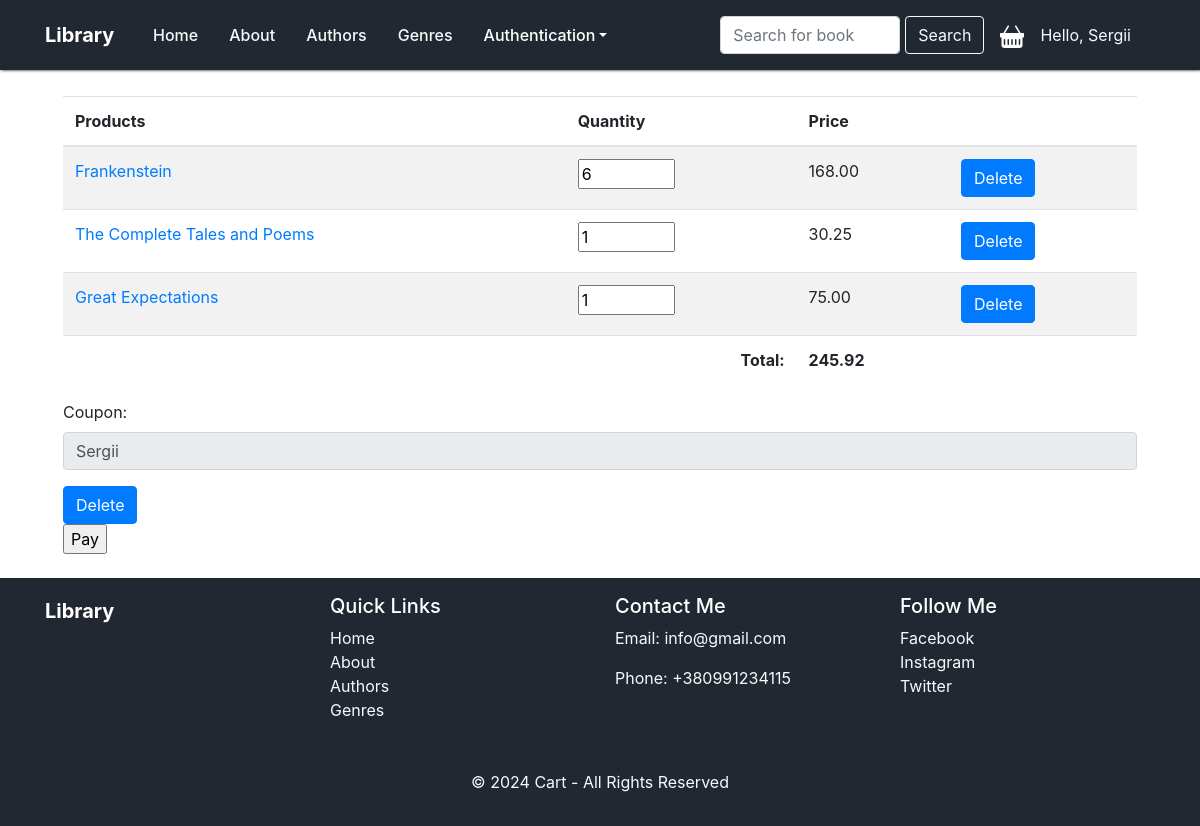
The page /library/cart/ (signed in) on the database its author committed.
### library/models.py (models this page shows, shortened)
class CartDetails(models.Model):
    cart_header = models.ForeignKey(CartHeader, on_delete=models.CASCADE)
    book = models.ForeignKey(Book, on_delete=models.CASCADE)
    quantity = models.IntegerField(default=1)

class Book(models.Model):
    title = models.CharField(max_length=100)
    authors = models.ManyToManyField('Author', through='BookAuthor')
    genre = models.ForeignKey('Genre', on_delete=models.CASCADE, null=True)
    published_year = models.IntegerField()
    ISBN = models.CharField(max_length=200)
    price = models.DecimalField(max_digits=6, decimal_places=2, default=0.0)
    class Meta:
        ordering = ["published_year"]
        indexes = [models.Index(fields=["published_year"])]

class Coupon(models.Model):
    name = models.CharField(max_length=100, db_index=True, unique=True)
    discount = models.PositiveIntegerField(validators=[MinValueValidator(1), MaxValueValidator(100)])

### library/views.py (the view)
# urls.py: path('cart/', views.get_cart, name='cart'),
@login_required(login_url=settings.LOGIN_URL)
def get_cart(request):
    form = CouponApplyForm()
    code = None
    discount = 0
    if CartHeader.objects.filter(user_role=request.user.userrole).exists():
        cart_header = CartHeader.objects.get(user_role=request.user.userrole)
        purchases = CartDetails.objects.filter(cart_header=cart_header)
        if cart_header.coupon is not None:
            code = cart_header.coupon.name
            discount = cart_header.coupon.discount
        if purchases.exists():
            total_before = Decimal(sum(map(lambda purchase: purchase.book.price * purchase.quantity, purchases)))
            total = round(total_before - (total_before * Decimal(discount / 100)), 2)
            api = get_api_request(total, purchases)
            return render(request, 'library/cart.html', context={'title': "Cart", 'purchases': purchases,
                                                                 'total': total, 'form': form, "code": code, 'api': api})
    return render(request, 'library/cart.html', context={"form": form, "code": code})

### library/forms.py
class CouponApplyForm(forms.Form):
    coupon = forms.CharField(label='Coupon', widget=forms.TextInput(attrs={'placeholder': 'Enter coupon', "class": "form-control"}))

### library/templatetags/custom_filters.py (called while the page is built)
@register.filter(name='multiply')
def multiply(value, arg):
    try:
        total = value * arg
        return round(total, 2)
    except (ValueError, TypeError):
        return None

### library/templatetags/tags.py (called while the page is built)
@register.simple_tag()
def get_menu():
    return views.menu

@register.simple_tag()
def get_year():
    return datetime.now().year

### library/views.py (called while the page is built)
def generate_signature(payment_data, merchant_secret_key):
    result_string = ";".join(";".join(item for item in value) if isinstance(value, list)
                             else value for value in payment_data.values())
    hash_md5 = (hmac.new(merchant_secret_key.encode('utf-8'), result_string.encode('utf-8'), digestmod='md5')
                .hexdigest())
    return hash_md5

def get_api_request(total, purchases):
    order_reference = datetime.datetime.now().strftime("%Y%m%d%H%M%S")
    order_date = int(datetime.datetime.now().timestamp())
    payment_data = {
        'merchantAccount': settings.MERCHANT_LOGIN,
        'merchantDomainName': settings.MERCHANT_DOMAIN_NAME,
        'orderReference': order_reference,
        'orderDate': str(order_date),
        'amount': str(total),
        'currency': 'UAH',
        'productName': [product.book.title for product in purchases],
        'productCount': [str(product.quantity) for product in purchases],
        'productPrice': [str(product.book.price) for product in purchases]
    }
    payment_data['merchantSignature'] = generate_signature(payment_data, settings.MERCHANT_SECRET_KEY)
    payment_data['merchantTransactionSecureType'] = 'AUTO'
    return payment_data

### library/templates/library/cart.html (shortened to what this page needs)
{%extends 'base.html'%}
{% load static %}
{% load custom_filters %}
{%block content%}
    <div class="container cart-margin">
        <table class="table table-border table-striped">
        <thead class="head-dark">
        <tr>
            <th scope="col">Products</th>
            <th scope="col">Quantity</th>
            <th scope="col">Price</th>
            <th></th>
        </tr>
        </thead>
        <tbody>
        {% for purchase in purchases %}
        <tr>
            <td>
                <a href="{% url 'book_by_id' purchase.book.id %}">{{purchase.book.title}}</a>
            </td>
            <td>
                <input class="product-quantity" type="number" data-quantity="{{ purchase.quantity }}"
                       data-update-url="{% url 'cart_update_quantity' %}"
                       data-purchase-id="{{ purchase.id }}"
                       data-price="{{purchase.book.price}}"
                       value="{{ purchase.quantity }}" min="1" max="100">
            </td>
            <td id="unit-price-{{purchase.id}}" class="unit-price">
                {{purchase.book.price|multiply:purchase.quantity}}
            </td>
            <td>
                <a class="btn btn-primary" href="{% url 'delete_product_from_cart' purchase.id %}">Delete</a>
            </td>
        </tr>
        {% endfor %}
        </tbody>
        <tfoot>
            <tr>
                <td></td>
                <td class="text-right"><strong>Total:</strong></td>
                <td id="total-price"><strong>{{ total }}</strong></td>
                <td></td>
            </tr>
        </tfoot>
    </table>
        {% if not code %}
            <form class='mt-3' method="POST" action="{% url 'apply_coupon' %}">
                {%csrf_token%}
                <div class="form-group">
                    {{form.coupon.label_tag}}
                    <input class="form-control" type="text" name="coupon" >
                </div>
                <button type="submit" class="btn btn-primary">
                    Apply
                </button>
            </form>
        {% else %}
            <form class='mt-3' method="POST" action="{% url 'delete_coupon' %}">
                <div class="form-group">
                    {{form.coupon.label_tag}}
                    <input class="form-control" type="text" value="{{ code }}" readonly>
                </div>
                <button type="submit" class="btn btn-primary">
                    Delete
                </button>
            </form>
        {% endif %}
    <form action="https://secure.wayforpay.com/pay" accept-charset="utf-8" method="POST">
        <input type="submit" value="Pay">
    </form>
    </div>
{%endblock%}

### templates/base.html (shortened to what this page needs)
{% load static %}
{% load tags %}
<!DOCTYPE html>
<html lang="en">
<head>
    <link type="text/css" rel="stylesheet" href="{% static 'library/css/index.css' %}">
    <link rel="stylesheet" href="https://stackpath.bootstrapcdn.com/bootstrap/4.5.2/css/bootstrap.min.css">
</head>
<body>
<nav class="navbar navbar-expand-lg fixed-top navbar-dark">
    <div class="container">
        <div class="container-logo">
            <a class="navbar-brand" href="{%url 'home'%}">Library</a>
        </div>
        <div class="collapse navbar-collapse" id="navbarNav">
            <ul class="navbar-nav">
                {% get_menu as menu %}
                {%for item in menu%}
                <li class="nav-item">
                    <a class="nav-link text-light" href="{%url item.URL%}"> {{item.title}}</a>
                </li>
                {%endfor%}
                <li class="nav-item dropdown">
                    <a class="nav-link dropdown-toggle" id="auth-dropdown" role="button" data-toggle="dropdown" aria-expanded="false" href="#">Authentication</a>
                </li>
            </ul>
        </div>
        <form class="form-inline my-2 my-lg0 mr-3" method="get" action="{% url 'search_book' %}">
            <input class="form-control form-width-small" type="search" placeholder="Search for book" name="query">
            <button class="btn btn-outline-light">Search</button>
        </form>
            <div class="mr-3">
            <a href="{%url 'cart'%}">
            </a>
        </div>
        <div class="mr-4">
            {% if request.user.is_authenticated%}
                <div class="navbar-text text-light">
                    Hello, {{ request.user.username }}
                </div>
            {% endif %}
        </div>
    </div>
</nav>
<main>
    <div class="ml-5 mr-5">
        {%block content%}
        {%endblock%}
    </div>
</main>
<div class="footer footer-fill mt-4 py-3">
    <div class="container">
        <footer>
            <div class="row">
                <div class="col-md-3 mb-3">
                    <h5>
                        <a class="d-flex align-items-center mb-3 link-body-emphasis navbar-brand"
                           href="{%url 'home'%}">Library</a>
                    </h5>
                </div>
                <div class="col-md-3 mb-3">
                    <h5 class="text-white">Quick Links</h5>
                    <ul class="list-unstyled">
                        {%for item in menu%}
                        <li><a class="text-light" href="{%url item.URL%}">{{item.title}}</a></li>
                        {%endfor%}
                    </ul>
                </div>
                <div class="col-md-3 mb-3">
                    <h5 class="text-white">Contact Me</h5>
                    <p class="text-light">Email: info@gmail.com</p>
                    <p class="text-light">Phone: +380991234115</p>
                </div>
                <div class="col-md-3 mb-3">
                    <h5 class="text-white">Follow Me</h5>
                    <ul class="list-unstyled">
                        <li>
                            <a class="text-light" href="#">Facebook</a>
                        </li>
                        <li>
                            <a class="text-light" href="#">Instagram</a>
                        </li>
                        <li>
                            <a class="text-light" href="#">Twitter</a>
                        </li>
                    </ul>
                </div>
            </div>
            <div class="text-center mt-3">
                 {% get_year as year %}
                <p class="text-light">
                    &copy; {{year}} {{title}} - All Rights Reserved
                </p>
            </div>
        </footer>
    </div>
</div>
</body>
</html>

### library/static/library/css/index.css (style rules this page uses)
:root { --white-text: #FFF; --black: #333333; --deep-blue: #222831; }
body { margin: 20px; height: 100%; display: flex; flex-direction: column; min-height: 100vh; }
main { flex: 1; padding-top: 1rem; }
.navbar-brand { font-weight: bold; color: #FFF; font-size: 22px; }
.navbar { background-color: var(--deep-blue); box-shadow: 1px 0 3px rgb(0, 0, 0); }
.nav-link { color: var(--white-text) !important; }
.navbar-nav, .nav-link { color: var(--white-text); font-weight: 500; }
.container-logo { width: 100px; }
.form-width-small { width: 180px !important; margin-right: 5px; }
.nav-item { margin-right: 15px; }
.footer-fill { background-color: var(--deep-blue); width: 100%; }
.cart-margin { margin-top: 5rem; }

### rows shown on the page
CartDetails: book "Frankenstein", quantity "6", book.price|multiply "168.00"
CartDetails: book "The Complete Tales and Poems", quantity "1", book.price|multiply "30.25"
CartDetails: book "Great Expectations", quantity "1", book.price|multiply "75.00"
Coupon: name "Sergii"

### other values the page prints
{{ item.title }} "Home" "About" "Authors" "Genres"
{{ request.user.username }} "Sergii"
{{ total }} "245.92"
{{ year }} "2024"
{{ title }} "Cart"
